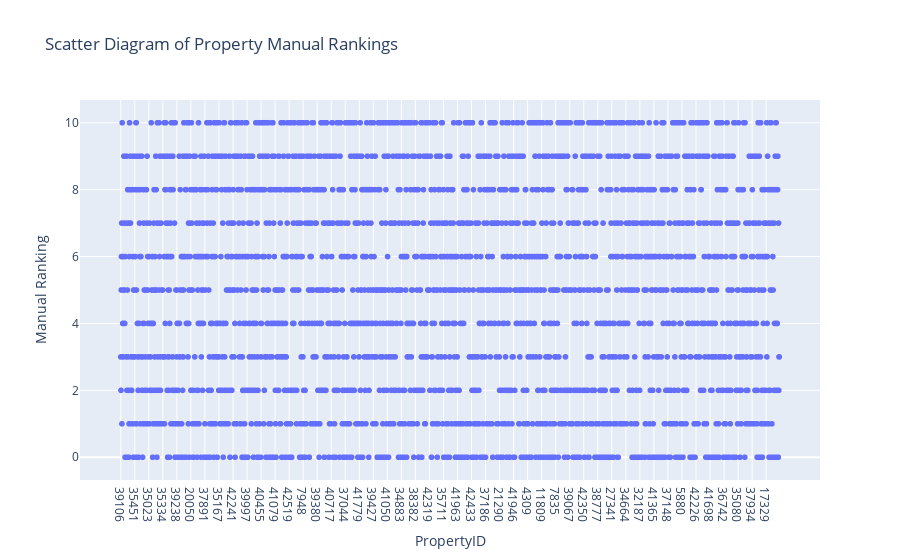

Here is the notebook cell this chart was saved with:
### Code cell
## visulaize propertyids with manual ranking
import plotly.express as px


# Unpack the data into separate lists and cast 'propertyID' to integers
property_ids, manual_rankings = zip(*[(int(prop_id), rank) for prop_id, rank in result])

# Create a scatter plot with 'category' x-axis
fig = px.scatter(x=property_ids, y=manual_rankings, labels={'x': 'PropertyID', 'y': 'Manual Ranking'},
                 title='Scatter Diagram of Property Manual Rankings')

fig.update_layout(xaxis_type='category')

# Show the plot
fig.show()

### Figure 1 — Plotly figure (JSON) as saved in the notebook; plotly's stock layout.template omitted (floating-point values rounded to 4 significant figures; data arrays with more than 128 entries replaced by an {"elided": "..."} marker saying what was removed)
{"data": [{"hovertemplate": "PropertyID=%{x}<br>Manual Ranking=%{y}<extra></extra>", "legendgroup": "", "marker": {"color": "#636efa", "symbol": "circle"}, "mode": "markers", "name": "", "showlegend": false, "type": "scattergl", "x": {"elided": "2770 int values"}, "xaxis": "x", "y": {"elided": "2770 int values"}, "yaxis": "y"}], "layout": {"legend": {"tracegroupgap": 0}, "title": {"text": "Scatter Diagram of Property Manual Rankings"}, "xaxis": {"anchor": "y", "domain": [0, 1], "title": {"text": "PropertyID"}, "type": "category"}, "yaxis": {"anchor": "x", "domain": [0, 1], "title": {"text": "Manual Ranking"}}}}
